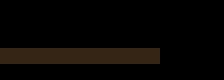

This is a level from a 2D game, rendered from its Tiled map with the project's own tilesets. A one-line summary and the map file follow, with tile-layer data summarised:
An orthogonal 14x5 tile map with 16x16 px tiles, 2 tile layers (tiles, top) and 4 objects (2x exit, 2x entry).

<map version="1.0" orientation="orthogonal" renderorder="right-down" width="14" height="5" tilewidth="16" tileheight="16" nextobjectid="92">
 <tileset firstgid="1" name="tileset.png" tilewidth="16" tileheight="16" tilecount="80" columns="8">
  <image source="../images/tileset.png" width="128" height="160" />
 </tileset>
 <layer name="tiles" width="14" height="5">
  <properties>
   <property name="tileset" value="tileset.png" />
  </properties>
  <data>[70 cells, 70 non-empty, 3 distinct tile ids]</data>
 </layer>
 <objectgroup name="exits">
  <object id="85" name="exitW" type="exit" x="0" y="16" width="16" height="32">
   <properties>
    <property name="EntryID" value="1" />
    <property name="level" value="level_E.tmx" />
   </properties>
  </object>
  <object id="88" name="exitE" type="exit" x="128" y="16" width="16" height="32">
   <properties>
    <property name="EntryID" value="2" />
    <property name="level" value="level_E.tmx" />
   </properties>
  </object>
  <object id="89" name="entryE" type="entry" x="96" y="16" width="16" height="32">
   <properties>
    <property name="ID" value="1" />
   </properties>
  </object>
  <object id="91" name="entryW" type="entry" x="32" y="16" width="16" height="32">
   <properties>
    <property name="ID" value="2" />
   </properties>
  </object>
 </objectgroup>
 <layer name="top" width="14" height="5">
  <properties>
   <property name="tileset" value="tileset.png" />
  </properties>
  <data>[70 cells, 0 non-empty, 0 distinct tile ids]</data>
 </layer>
 <objectgroup name="global">
  <properties>
   <property name="background" value="background_morning.png" />
   <property name="backgroundSizeX" value="160" />
   <property name="backgroundSizeY" value="120" />
  </properties>
 </objectgroup>
</map>
